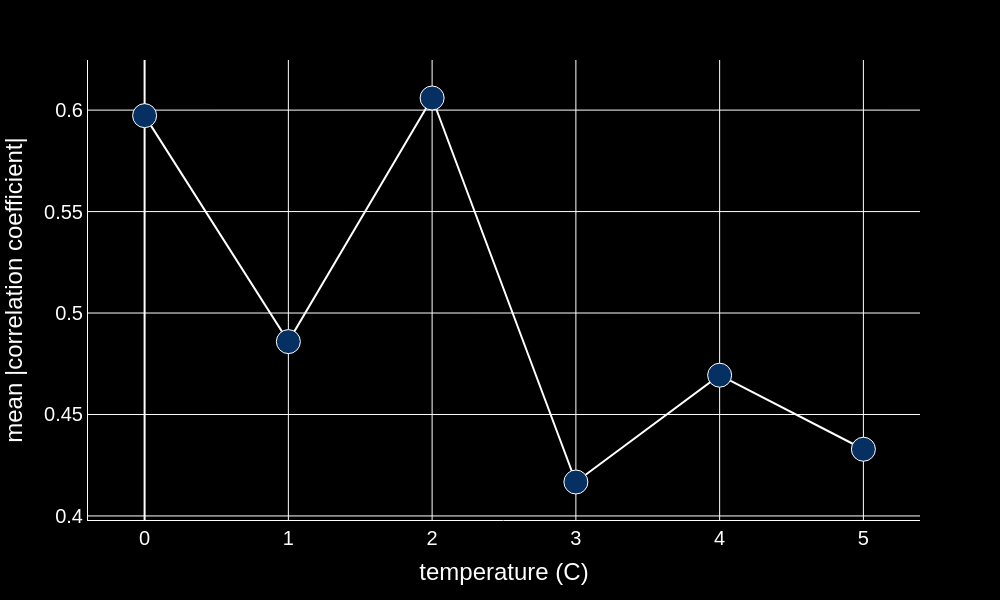
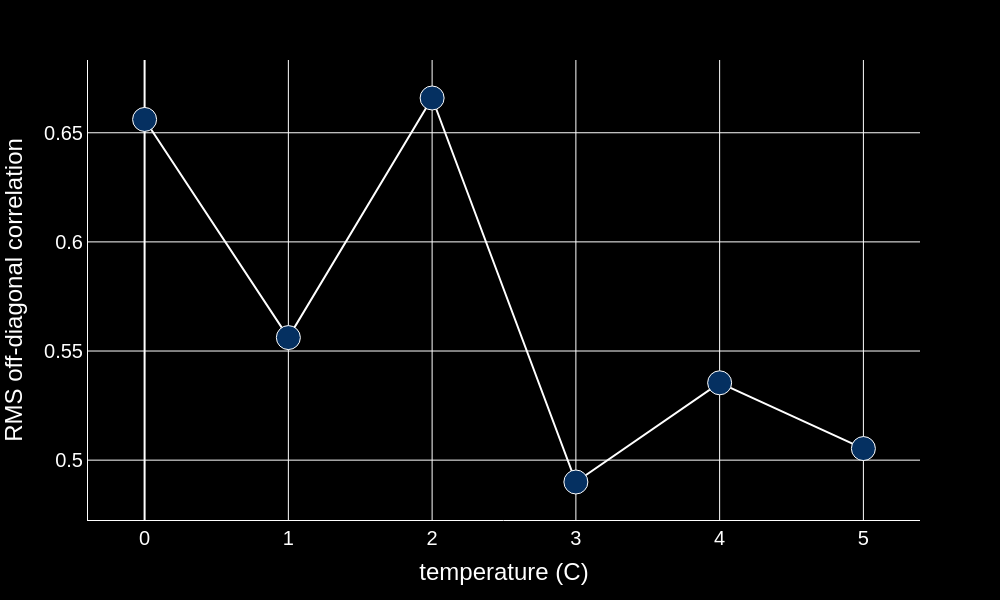
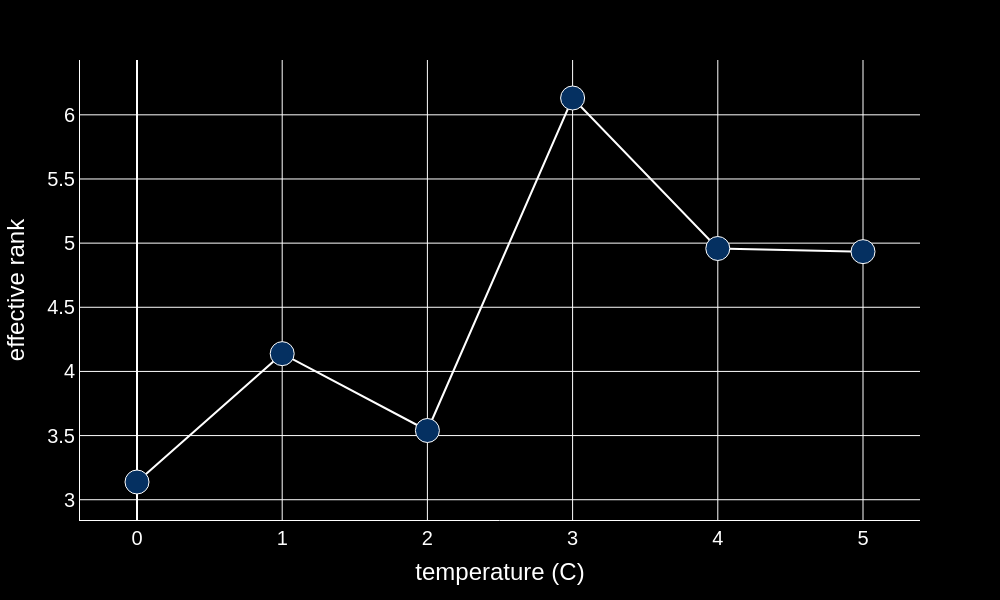
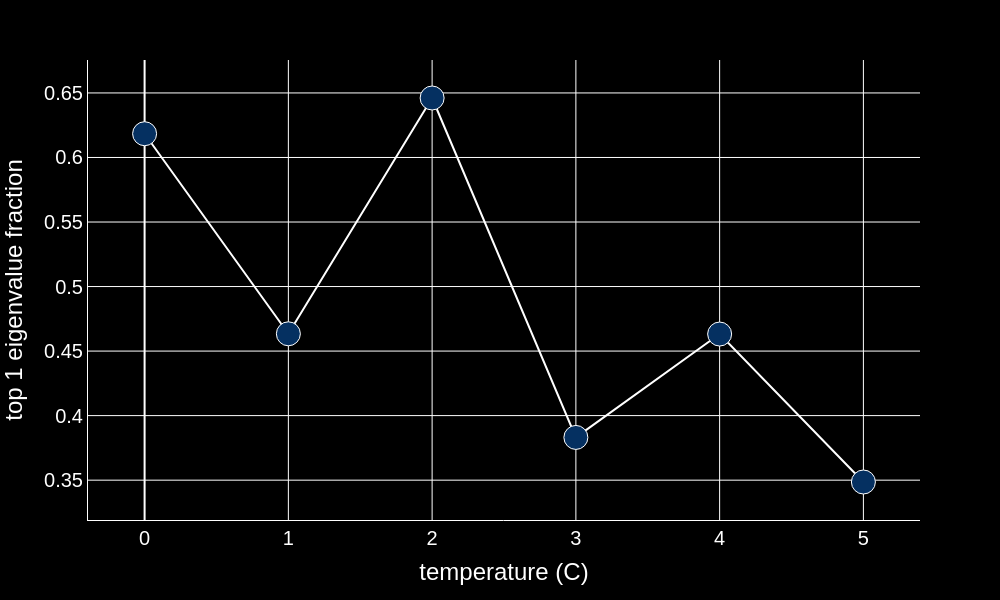

Notebook code cell kept with these figures, in order:
### Code cell
# -----------------------------
# Calculate metrics
# -----------------------------

metric_records = []

for t in range(len(feature_cc_mat_list)):
    cc_mat = feature_cc_mat_list[t].iloc[feature_order, feature_order]

    metric_records.append({
        "temperature": float(t),
        "mean_abs_offdiag_corr": mean_abs_offdiag_corr(cc_mat),
        "rms_offdiag_corr": rms_offdiag_corr(cc_mat),
        "effective_rank": effective_rank(cc_mat),
        "top1_eigen_fraction": top_k_eigen_fraction(cc_mat, k=1),
        "top3_eigen_fraction": top_k_eigen_fraction(cc_mat, k=3),
        "top5_eigen_fraction": top_k_eigen_fraction(cc_mat, k=5),
    })

feature_order_metric_df = pd.DataFrame(metric_records).sort_values("temperature")


# -----------------------------
# Plot helper
# -----------------------------

def plot_metric(metric, y_label=None):
    if y_label is None:
        y_label = metric.replace("_", " ")

    fig = px.scatter(
        feature_order_metric_df,
        x="temperature",
        y=metric,
        color="temperature",
        color_continuous_scale="RdBu_r",
        range_color=[17, 38],
    )

    fig = format_2d_plotly(
        fig,
        axis_labels=["temperature (C)", y_label],
        font_size=20,
        marker_size=24,
    )

    fig.update_traces(
        mode="lines+markers",
        line=dict(color="white"),
    )

    fig.update_layout(coloraxis_showscale=False)

    fig.show()

    fig.write_image(feature_cc_fig_path / f"{col_prefix}_{metric}.png", scale=2)
    fig.write_html(feature_cc_fig_path / f"{col_prefix}_{metric}.html")

    return fig


# -----------------------------
# Make plots
# -----------------------------

plot_metric("mean_abs_offdiag_corr", "mean |correlation coefficient|")
plot_metric("rms_offdiag_corr", "RMS off-diagonal correlation")
plot_metric("effective_rank", "effective rank")
plot_metric("top1_eigen_fraction", "top 1 eigenvalue fraction")
plot_metric("top3_eigen_fraction", "top 3 eigenvalue fraction")
plot_metric("top5_eigen_fraction", "top 5 eigenvalue fraction")

### Figure 1 — Plotly figure (JSON) as saved in the notebook; plotly's stock layout.template omitted (floating-point values rounded to 4 significant figures)
{"data": [{"error_x": {"color": "white", "width": 0}, "error_y": {"color": "white", "width": 0}, "hovertemplate": "temperature=%{marker.color}<br>mean_abs_offdiag_corr=%{y}<extra></extra>", "legendgroup": "", "line": {"color": "white"}, "marker": {"color": [0.0, 1.0, 2.0, 3.0, 4.0, 5.0], "coloraxis": "coloraxis", "line": {"color": "white", "width": 1}, "size": 24, "symbol": "circle"}, "mode": "lines+markers", "name": "", "orientation": "v", "showlegend": false, "type": "scatter", "x": [0.0, 1.0, 2.0, 3.0, 4.0, 5.0], "xaxis": "x", "y": [0.5973, 0.4859, 0.606, 0.4167, 0.4694, 0.4329], "yaxis": "y"}], "layout": {"coloraxis": {"cmax": 38, "cmin": 17, "colorbar": {"len": 0.5, "title": {"text": "temperature"}, "x": 1, "y": 0.5}, "colorscale": [[0, "rgb(5,48,97)"], [0.1, "rgb(33,102,172)"], [0.2, "rgb(67,147,195)"], [0.3, "rgb(146,197,222)"], [0.4, "rgb(209,229,240)"], [0.5, "rgb(247,247,247)"], [0.6, "rgb(253,219,199)"], [0.7, "rgb(244,165,130)"], [0.8, "rgb(214,96,77)"], [0.9, "rgb(178,24,43)"], [1, "rgb(103,0,31)"]], "showscale": false}, "font": {"color": "white", "family": "Arial, sans-serif", "size": 20}, "height": 600, "legend": {"tracegroupgap": 0}, "margin": {"t": 60}, "paper_bgcolor": "black", "plot_bgcolor": "black", "title": {"text": ""}, "width": 1000, "xaxis": {"anchor": "y", "domain": [0, 1], "gridcolor": "white", "linecolor": "white", "showgrid": true, "tickfont": {"size": 20}, "title": {"text": "temperature (C)"}, "zeroline": true, "zerolinecolor": "white"}, "yaxis": {"anchor": "x", "domain": [0, 1], "gridcolor": "white", "linecolor": "white", "showgrid": true, "tickfont": {"size": 20}, "title": {"text": "mean |correlation coefficient|"}, "zeroline": true, "zerolinecolor": "white"}}}

### Figure 2 — Plotly figure (JSON) as saved in the notebook; plotly's stock layout.template omitted (floating-point values rounded to 4 significant figures)
{"data": [{"error_x": {"color": "white", "width": 0}, "error_y": {"color": "white", "width": 0}, "hovertemplate": "temperature=%{marker.color}<br>rms_offdiag_corr=%{y}<extra></extra>", "legendgroup": "", "line": {"color": "white"}, "marker": {"color": [0.0, 1.0, 2.0, 3.0, 4.0, 5.0], "coloraxis": "coloraxis", "line": {"color": "white", "width": 1}, "size": 24, "symbol": "circle"}, "mode": "lines+markers", "name": "", "orientation": "v", "showlegend": false, "type": "scatter", "x": [0.0, 1.0, 2.0, 3.0, 4.0, 5.0], "xaxis": "x", "y": [0.6561, 0.5562, 0.6659, 0.49, 0.5354, 0.5053], "yaxis": "y"}], "layout": {"coloraxis": {"cmax": 38, "cmin": 17, "colorbar": {"len": 0.5, "title": {"text": "temperature"}, "x": 1, "y": 0.5}, "colorscale": [[0, "rgb(5,48,97)"], [0.1, "rgb(33,102,172)"], [0.2, "rgb(67,147,195)"], [0.3, "rgb(146,197,222)"], [0.4, "rgb(209,229,240)"], [0.5, "rgb(247,247,247)"], [0.6, "rgb(253,219,199)"], [0.7, "rgb(244,165,130)"], [0.8, "rgb(214,96,77)"], [0.9, "rgb(178,24,43)"], [1, "rgb(103,0,31)"]], "showscale": false}, "font": {"color": "white", "family": "Arial, sans-serif", "size": 20}, "height": 600, "legend": {"tracegroupgap": 0}, "margin": {"t": 60}, "paper_bgcolor": "black", "plot_bgcolor": "black", "title": {"text": ""}, "width": 1000, "xaxis": {"anchor": "y", "domain": [0, 1], "gridcolor": "white", "linecolor": "white", "showgrid": true, "tickfont": {"size": 20}, "title": {"text": "temperature (C)"}, "zeroline": true, "zerolinecolor": "white"}, "yaxis": {"anchor": "x", "domain": [0, 1], "gridcolor": "white", "linecolor": "white", "showgrid": true, "tickfont": {"size": 20}, "title": {"text": "RMS off-diagonal correlation"}, "zeroline": true, "zerolinecolor": "white"}}}

### Figure 3 — Plotly figure (JSON) as saved in the notebook; plotly's stock layout.template omitted (floating-point values rounded to 4 significant figures)
{"data": [{"error_x": {"color": "white", "width": 0}, "error_y": {"color": "white", "width": 0}, "hovertemplate": "temperature=%{marker.color}<br>effective_rank=%{y}<extra></extra>", "legendgroup": "", "line": {"color": "white"}, "marker": {"color": [0.0, 1.0, 2.0, 3.0, 4.0, 5.0], "coloraxis": "coloraxis", "line": {"color": "white", "width": 1}, "size": 24, "symbol": "circle"}, "mode": "lines+markers", "name": "", "orientation": "v", "showlegend": false, "type": "scatter", "x": [0.0, 1.0, 2.0, 3.0, 4.0, 5.0], "xaxis": "x", "y": [3.138, 4.139, 3.54, 6.131, 4.958, 4.934], "yaxis": "y"}], "layout": {"coloraxis": {"cmax": 38, "cmin": 17, "colorbar": {"len": 0.5, "title": {"text": "temperature"}, "x": 1, "y": 0.5}, "colorscale": [[0, "rgb(5,48,97)"], [0.1, "rgb(33,102,172)"], [0.2, "rgb(67,147,195)"], [0.3, "rgb(146,197,222)"], [0.4, "rgb(209,229,240)"], [0.5, "rgb(247,247,247)"], [0.6, "rgb(253,219,199)"], [0.7, "rgb(244,165,130)"], [0.8, "rgb(214,96,77)"], [0.9, "rgb(178,24,43)"], [1, "rgb(103,0,31)"]], "showscale": false}, "font": {"color": "white", "family": "Arial, sans-serif", "size": 20}, "height": 600, "legend": {"tracegroupgap": 0}, "margin": {"t": 60}, "paper_bgcolor": "black", "plot_bgcolor": "black", "title": {"text": ""}, "width": 1000, "xaxis": {"anchor": "y", "domain": [0, 1], "gridcolor": "white", "linecolor": "white", "showgrid": true, "tickfont": {"size": 20}, "title": {"text": "temperature (C)"}, "zeroline": true, "zerolinecolor": "white"}, "yaxis": {"anchor": "x", "domain": [0, 1], "gridcolor": "white", "linecolor": "white", "showgrid": true, "tickfont": {"size": 20}, "title": {"text": "effective rank"}, "zeroline": true, "zerolinecolor": "white"}}}

### Figure 4 — Plotly figure (JSON) as saved in the notebook; plotly's stock layout.template omitted (floating-point values rounded to 4 significant figures)
{"data": [{"error_x": {"color": "white", "width": 0}, "error_y": {"color": "white", "width": 0}, "hovertemplate": "temperature=%{marker.color}<br>top1_eigen_fraction=%{y}<extra></extra>", "legendgroup": "", "line": {"color": "white"}, "marker": {"color": [0.0, 1.0, 2.0, 3.0, 4.0, 5.0], "coloraxis": "coloraxis", "line": {"color": "white", "width": 1}, "size": 24, "symbol": "circle"}, "mode": "lines+markers", "name": "", "orientation": "v", "showlegend": false, "type": "scatter", "x": [0.0, 1.0, 2.0, 3.0, 4.0, 5.0], "xaxis": "x", "y": [0.6184, 0.4634, 0.6461, 0.3831, 0.4632, 0.3486], "yaxis": "y"}], "layout": {"coloraxis": {"cmax": 38, "cmin": 17, "colorbar": {"len": 0.5, "title": {"text": "temperature"}, "x": 1, "y": 0.5}, "colorscale": [[0, "rgb(5,48,97)"], [0.1, "rgb(33,102,172)"], [0.2, "rgb(67,147,195)"], [0.3, "rgb(146,197,222)"], [0.4, "rgb(209,229,240)"], [0.5, "rgb(247,247,247)"], [0.6, "rgb(253,219,199)"], [0.7, "rgb(244,165,130)"], [0.8, "rgb(214,96,77)"], [0.9, "rgb(178,24,43)"], [1, "rgb(103,0,31)"]], "showscale": false}, "font": {"color": "white", "family": "Arial, sans-serif", "size": 20}, "height": 600, "legend": {"tracegroupgap": 0}, "margin": {"t": 60}, "paper_bgcolor": "black", "plot_bgcolor": "black", "title": {"text": ""}, "width": 1000, "xaxis": {"anchor": "y", "domain": [0, 1], "gridcolor": "white", "linecolor": "white", "showgrid": true, "tickfont": {"size": 20}, "title": {"text": "temperature (C)"}, "zeroline": true, "zerolinecolor": "white"}, "yaxis": {"anchor": "x", "domain": [0, 1], "gridcolor": "white", "linecolor": "white", "showgrid": true, "tickfont": {"size": 20}, "title": {"text": "top 1 eigenvalue fraction"}, "zeroline": true, "zerolinecolor": "white"}}}
